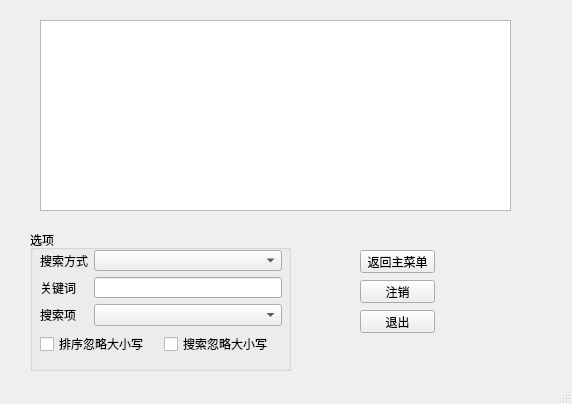
<ui version="4.0" >
 <class>MainWindow</class>
 <widget class="QMainWindow" name="MainWindow" >
  <property name="windowModality" >
   <enum>Qt::WindowModal</enum>
  </property>
  <property name="geometry" >
   <rect>
    <x>0</x>
    <y>0</y>
    <width>572</width>
    <height>404</height>
   </rect>
  </property>
  <property name="sizePolicy" >
   <sizepolicy vsizetype="Expanding" hsizetype="Expanding" >
    <horstretch>1</horstretch>
    <verstretch>1</verstretch>
   </sizepolicy>
  </property>
  <property name="windowTitle" >
   <string>MainWindow</string>
  </property>
  <widget class="QWidget" name="centralwidget" >
   <widget class="QGroupBox" name="groupBox" >
    <property name="geometry" >
     <rect>
      <x>30</x>
      <y>230</y>
      <width>261</width>
      <height>141</height>
     </rect>
    </property>
    <property name="sizePolicy" >
     <sizepolicy vsizetype="Fixed" hsizetype="Expanding" >
      <horstretch>1</horstretch>
      <verstretch>0</verstretch>
     </sizepolicy>
    </property>
    <property name="font" >
     <font>
      <family>Tahoma</family>
      <pointsize>9</pointsize>
      <weight>50</weight>
      <bold>false</bold>
      <kerning>true</kerning>
     </font>
    </property>
    <property name="title" >
     <string>选项</string>
    </property>
    <widget class="QWidget" name="layoutWidget" >
     <property name="geometry" >
      <rect>
       <x>10</x>
       <y>20</y>
       <width>242</width>
       <height>106</height>
      </rect>
     </property>
     <layout class="QVBoxLayout" name="verticalLayout" >
      <item>
       <layout class="QFormLayout" name="formLayout" >
        <property name="sizeConstraint" >
         <enum>QLayout::SetFixedSize</enum>
        </property>
        <item row="0" column="0" >
         <widget class="QLabel" name="label" >
          <property name="font" >
           <font>
            <family>Tahoma</family>
            <pointsize>9</pointsize>
           </font>
          </property>
          <property name="text" >
           <string>搜索方式</string>
          </property>
          <property name="buddy" >
           <cstring>comboBoxPattern</cstring>
          </property>
         </widget>
        </item>
        <item row="0" column="1" >
         <widget class="QComboBox" name="comboBoxPattern" >
          <property name="sizePolicy" >
           <sizepolicy vsizetype="Fixed" hsizetype="Expanding" >
            <horstretch>0</horstretch>
            <verstretch>0</verstretch>
           </sizepolicy>
          </property>
          <property name="font" >
           <font>
            <family>Tahoma</family>
            <pointsize>9</pointsize>
           </font>
          </property>
         </widget>
        </item>
        <item row="1" column="0" >
         <widget class="QLabel" name="labelKeyword" >
          <property name="font" >
           <font>
            <family>Tahoma</family>
            <pointsize>9</pointsize>
           </font>
          </property>
          <property name="text" >
           <string>关键词</string>
          </property>
          <property name="buddy" >
           <cstring>lineEditKeyword</cstring>
          </property>
         </widget>
        </item>
        <item row="1" column="1" >
         <widget class="QLineEdit" name="lineEditKeyword" >
          <property name="font" >
           <font>
            <family>Tahoma</family>
            <pointsize>9</pointsize>
           </font>
          </property>
         </widget>
        </item>
        <item row="2" column="0" >
         <widget class="QLabel" name="label_3" >
          <property name="sizePolicy" >
           <sizepolicy vsizetype="Preferred" hsizetype="Fixed" >
            <horstretch>0</horstretch>
            <verstretch>0</verstretch>
           </sizepolicy>
          </property>
          <property name="font" >
           <font>
            <family>Tahoma</family>
            <pointsize>9</pointsize>
           </font>
          </property>
          <property name="text" >
           <string>搜索项</string>
          </property>
          <property name="buddy" >
           <cstring>comboBoxItem</cstring>
          </property>
         </widget>
        </item>
        <item row="2" column="1" >
         <widget class="QComboBox" name="comboBoxItem" >
          <property name="sizePolicy" >
           <sizepolicy vsizetype="Fixed" hsizetype="Expanding" >
            <horstretch>0</horstretch>
            <verstretch>0</verstretch>
           </sizepolicy>
          </property>
          <property name="font" >
           <font>
            <family>Tahoma</family>
            <pointsize>9</pointsize>
           </font>
          </property>
         </widget>
        </item>
       </layout>
      </item>
      <item>
       <layout class="QHBoxLayout" name="horizontalLayout" >
        <item>
         <widget class="QCheckBox" name="checkBoxSort" >
          <property name="font" >
           <font>
            <family>Tahoma</family>
            <pointsize>9</pointsize>
           </font>
          </property>
          <property name="text" >
           <string>排序忽略大小写</string>
          </property>
         </widget>
        </item>
        <item>
         <widget class="QCheckBox" name="checkBoxSearch" >
          <property name="font" >
           <font>
            <family>Tahoma</family>
            <pointsize>9</pointsize>
           </font>
          </property>
          <property name="text" >
           <string>搜索忽略大小写</string>
          </property>
         </widget>
        </item>
       </layout>
      </item>
     </layout>
    </widget>
   </widget>
   <widget class="QTreeView" name="treeViewStuff" >
    <property name="geometry" >
     <rect>
      <x>40</x>
      <y>20</y>
      <width>471</width>
      <height>191</height>
     </rect>
    </property>
   </widget>
   <widget class="QPushButton" name="pushButtonBack" >
    <property name="geometry" >
     <rect>
      <x>360</x>
      <y>250</y>
      <width>75</width>
      <height>23</height>
     </rect>
    </property>
    <property name="text" >
     <string>返回主菜单</string>
    </property>
   </widget>
   <widget class="QPushButton" name="pushButtonLogoff" >
    <property name="geometry" >
     <rect>
      <x>360</x>
      <y>280</y>
      <width>75</width>
      <height>23</height>
     </rect>
    </property>
    <property name="text" >
     <string>注销</string>
    </property>
   </widget>
   <widget class="QPushButton" name="pushButtonExit" >
    <property name="geometry" >
     <rect>
      <x>360</x>
      <y>310</y>
      <width>75</width>
      <height>23</height>
     </rect>
    </property>
    <property name="text" >
     <string>退出</string>
    </property>
   </widget>
  </widget>
  <widget class="QMenuBar" name="menubar" >
   <property name="geometry" >
    <rect>
     <x>0</x>
     <y>0</y>
     <width>572</width>
     <height>21</height>
    </rect>
   </property>
  </widget>
  <widget class="QStatusBar" name="statusbar" />
 </widget>
 <resources/>
 <connections/>
</ui>
